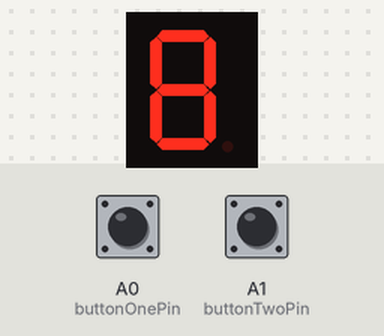
Bench run of a sketch on a simulated Arduino Uno, built with avr-gcc and run on an emulated ATmega328P. Shown: 1-digit seven-segment display. Wiring (inferred from the names in the program): 1-digit 7-segment display, segments lit when LOW: segments pin 8, pin 7, pin 6, pin 5, pin 4, pin 3, pin 2. Inputs (shaded band) come from the test bench; at power-on: A0 (buttonOnePin) HIGH, A1 (buttonTwoPin) HIGH. The segment pins are drawn as the display they are named for.

Above: at 1.2 s.
1.3 s: A0 (buttonOnePin) pulled LOW for 0.15 s
At 1.9 s:
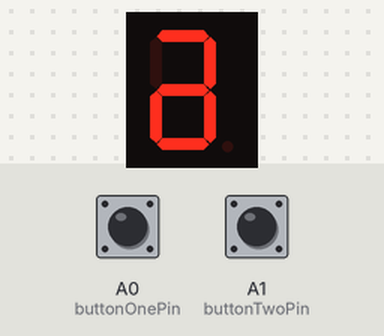
4.4 s: A0 (buttonOnePin) pulled LOW for 1 s
At 5.9 s:
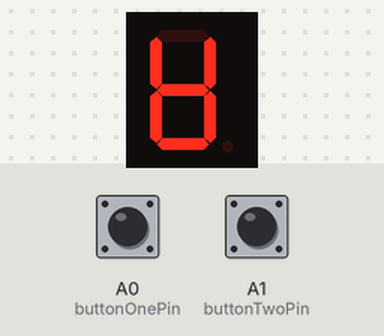
6.0 s: A0 (buttonOnePin) pulled LOW for 1 s
At 7.9 s:
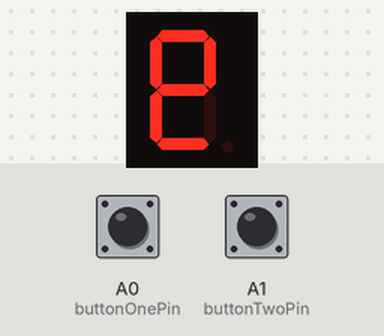
10.0 s: A0 (buttonOnePin) pulled LOW for 3.2 s
At 11.9 s:
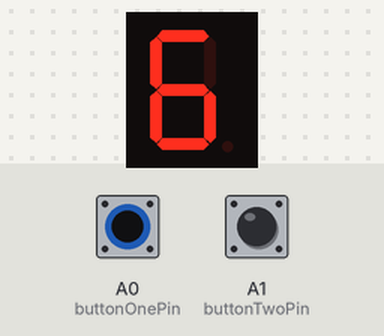
Timing chart, 0 to 13.4 s (numbered marks = the images above; inputs shaded):
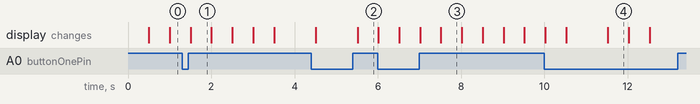

Measured:
- after the input at 1.3 s, the display: changes after 0.20 s (image 1)
- after the input at 4.4 s, the display: first changes after 0.11 s (image 2 shows a later state)
- after the input at 6.0 s, the display: first differs from a run without the input after 0.51 s (image 3 shows a later state)
- after the input at 10.0 s, the display: first differs from a run without the input after 0.52 s (image 4 shows a later state)
- what the display in image 1 shows lasts 0.5 s, from 1.5 s to 2.0 s

The sketch:

sketch.ino
```cpp
const int screenPins[] = {2, 3, 4, 5, 6, 7, 8};
const int Interval = 500;
const int buttonOnePin = A0;
const int buttonTwoPin = A1;
const int DEBOUNCE_TIME = 100;

void blink_segment(int segment, int duration);
void set_segments(bool segments[]);
bool toggle_button_pressed();
bool select_button_pressed();
bool button_pressed(int pin);

void setup() {
  pinMode(buttonOnePin, INPUT_PULLUP);
  pinMode(buttonTwoPin, INPUT_PULLUP);

  for (int i = 0; i < 7; i++) {
    pinMode(screenPins[i], OUTPUT);
  }
}

void loop() {
  static int index = 0;
  static bool segments[7] = {0};

  if (select_button_pressed()) {
    index++;

    if (index > 6) {
      index = 0;
    }
  }

  if (toggle_button_pressed()) {
    if (segments[index] == 0) {
      segments[index] = true;
    } else {
      segments[index] = false;
    }
  }

  set_segments(segments);
  blink_segment(index, Interval);
}

/// Stateful function that blinks the selected segment by toggling it on/off.
/// Keeps track of the time that has elapsed since the last toggle, and of the current state of the segment.
/// Does nothing when called in the time between the last toggle and the next toggle.
/// @param segment The segment (0..6) to toggle on/off
/// @param duration The duration of the blink in milliseconds
void blink_segment(int segment, int duration) {
  static bool LED_is_on = false;
  static unsigned long time_of_last_change = 0;
  const unsigned long current_time = millis();

  if (current_time - time_of_last_change > Interval) {
    time_of_last_change = current_time;
    LED_is_on = !LED_is_on;

    if (LED_is_on) {
      digitalWrite(screenPins[segment], HIGH);
    }
    else {
      digitalWrite(screenPins[segment], LOW);
    }
  }
}

// Turns on leds based on segments array
void set_segments(bool segments[]) {
  static unsigned long time_of_last_change = 0;
  const unsigned long current_time = millis();

  if (current_time - time_of_last_change > Interval) {
    time_of_last_change = current_time;

    for (int i = 0; i < 7; i++) {
      digitalWrite(screenPins[i], segments[i] == true ? HIGH : LOW);
    }
  }
}

/// Stateful function to detect whether the TOGGLE button was pressed.
/// Returns true once for each time the button was pressed, false otherwise.
/// @return true if a new button press was detected since the last call to this function, false otherwise
bool toggle_button_pressed() {
  return button_pressed(buttonTwoPin);
}

/// Stateful function to detect whether the SELECT button was pressed.
/// Returns true once for each time the button was pressed, false otherwise.
/// @return true if a new button press was detected since the last call to this function, false otherwise
bool select_button_pressed() {
  return button_pressed(buttonOnePin);
}

// Detects whetether a button has been pressed
bool button_pressed(int pin) {
  static unsigned long time_of_last_change = 0;
  static int button_state = HIGH;
  const unsigned long current_time = millis();
  const int new_state = digitalRead(pin);

  if (button_state != new_state && (current_time - time_of_last_change > DEBOUNCE_TIME)) {
    time_of_last_change = current_time;
    button_state = new_state;
    if (button_state == LOW) {
      return true;
    }
  }

  return false;
}
```
